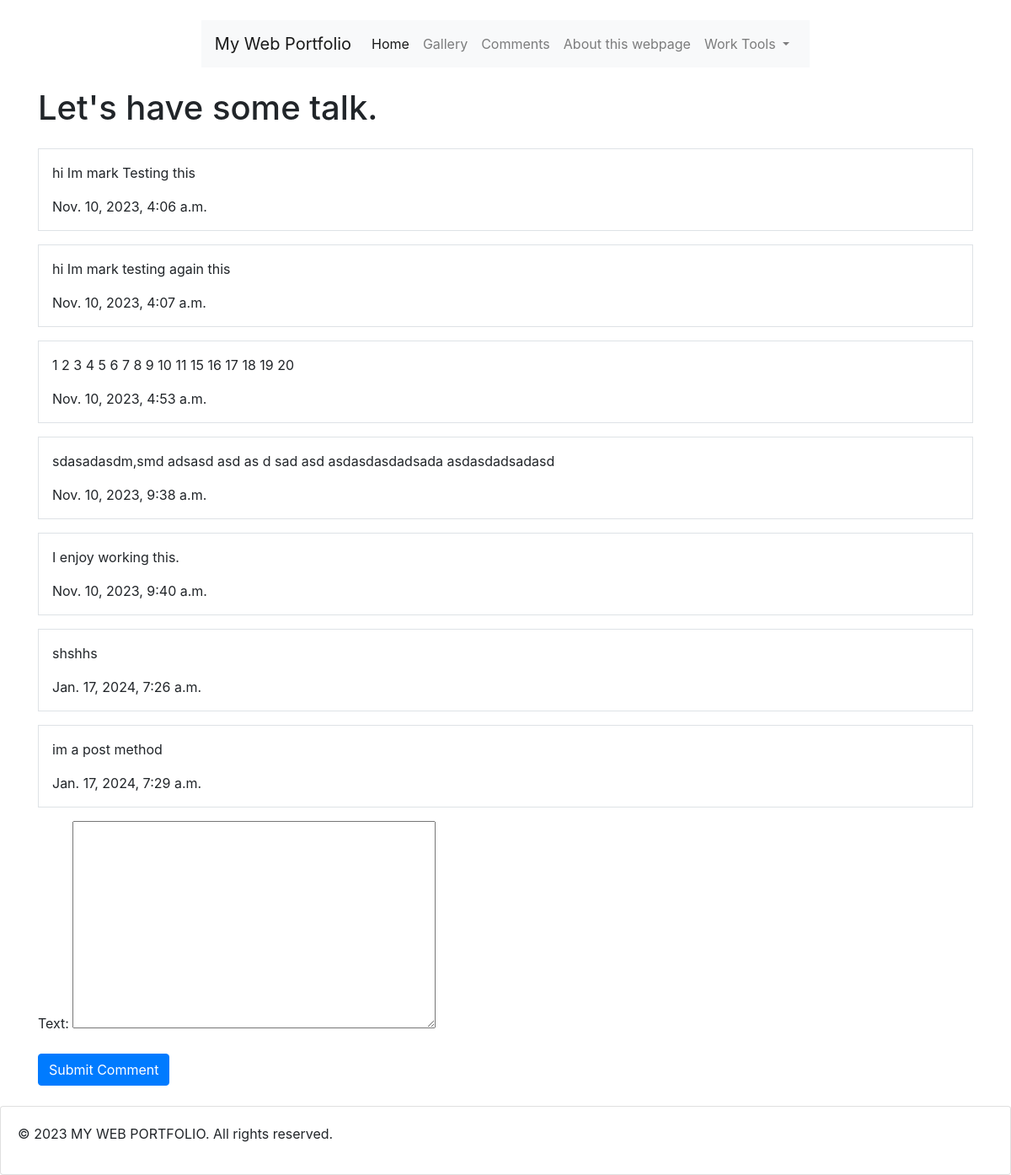
Page /comments/ on the committed database.
### comments/models.py (models this page shows, shortened)
class Comment(models.Model):
    text = models.TextField()
    timestamp = models.DateTimeField(auto_now_add=True)

### comments/views.py (the view)
# urls.py: path('', views.comments, name='comments'),
def comments(request):
    comments_list = Comment.objects.all()
    form = CommentForm()
    if request.method == 'POST':
        form = CommentForm(request.POST)
        if form.is_valid():
            form.save()
            return redirect('comments')
    return render(request, 'comment.html', {'comments_list': comments_list, 'form': form})

### comments/forms.py
class CommentForm(forms.ModelForm):
    class Meta:
        model = Comment
        fields = ['text']

### templates/comment.html (shortened to what this page needs)
{% extends 'base.html' %}
{% load static %}
{% block content %}
    <div class="container mt-4">
        <h1 class="mt-4 mb-4">Let's have some talk.</h1>
        <div class="comments">
            {% for comment in comments_list %}
                <div class="comment border p-3 mb-3">
                    <p>{{ comment.text }}</p>
                    <span class="timestamp">{{ comment.timestamp }}</span>
                </div>
            {% endfor %}
            <form method="post" action="{% url 'comments' %}" class="mb-4">
                <div class="form-group">
                    {{ form.text.label_tag }}
                    {{ form.text }}
                </div>
                <button type="submit" class="btn btn-primary">Submit Comment</button>
            </form>
        </div>
    </div>
{% endblock %}

### rows in the picture
Comment: text "hi Im mark Testing this", timestamp "Nov. 10, 2023, 4:06 a.m."
Comment: text "hi Im mark testing again this", timestamp "Nov. 10, 2023, 4:07 a.m."
Comment: text "1 2 3 4 5 6 7 8 9 10 11 15 16 17 18 19 20", timestamp "Nov. 10, 2023, 4:53 a.m."
Comment: text "sdasadasdm,smd adsasd asd as d sad asd asdasdasdadsada asdasdadsadasd", timestamp "Nov. 10, 2023, 9:38 a.m."
Comment: text "I enjoy working this.", timestamp "Nov. 10, 2023, 9:40 a.m."
Comment: text "shshhs", timestamp "Jan. 17, 2024, 7:26 a.m."
Comment: text "im a post method", timestamp "Jan. 17, 2024, 7:29 a.m."
